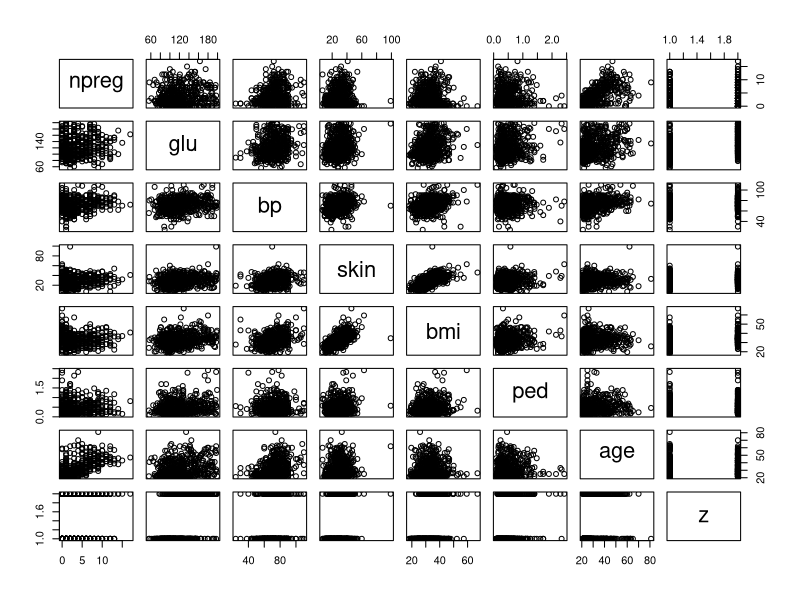

Write the R code that produced this figure. (Note: this script raises an error after producing the figure.)
setwd("D:/School/UTC/A16-P17/P17/SY09/TD/TP1")
#setwd("/media/leminhtr/Data/School/UTC/A16-P17/P17/SY09/TD/TP1")

pima <- read.csv("Pima.csv", header=T)
pima$z <- factor(pima$z)

head(pima)
head(pima$z)

plot(pima)

plot(pima_quant)

pima_quant <- pima[,1:ncol(pima)-1]

### Plot
plot(pima_quant, col=rainbow(7))
plot(pima_quant, col=c("green","red")[pima$z])

par(mfrow=c(2,5))

##### Boxplot
boxplot(npreg~z,data=pima,xlab="categorie",ylab="npreg")
boxplot(glu~z,data=pima,xlab="categorie",ylab="blu")
boxplot(bp~z,data=pima,xlab="categorie",ylab="bp")
boxplot(skin~z,data=pima,xlab="categorie",ylab="skin")
boxplot(bmi~z,data=pima,xlab="categorie",ylab="bmi")
boxplot(ped~z,data=pima,xlab="categorie",ylab="ped")
boxplot(age~z,data=pima,xlab="categorie",ylab="age")


### Correlation matrix
cor_matrix <- matrix(ncol=ncol(pima_quant), nrow=ncol(pima_quant))
colnames(cor_matrix)<-colnames(pima_quant)
rownames(cor_matrix)<-colnames(pima_quant)
for (i in 1:nrow(cor_matrix)){
	for(j in 1:ncol(cor_matrix)){
		t_tmp<-cor.test(pima_quant[,colnames(pima_quant[i])],pima_quant[,colnames(pima_quant[j])])
		cor_matrix[i,j]<-t_tmp$estimate;
	}
}

cor_matrix

#export matrix LaTeX
library(gdata)
t_matrix_low <- cor_matrix
upperTriangle(t_matrix_low) <- 0
colnames(t_matrix_low)<-colnames(cor_matrix)
rownames(t_matrix_low)<-colnames(cor_matrix)
write.table(t_matrix_low, "q3_cor_mat_.txt", quote=FALSE, eol="\\\\\n", sep=" & ")


cor_matrix_bool<- matrix(ncol=ncol(pima_quant), nrow=ncol(pima_quant))
colnames(cor_matrix_bool)<-colnames(pima_quant)
rownames(cor_matrix_bool)<-colnames(pima_quant)
for (i in 1:nrow(cor_matrix_bool))
{
	for(j in 1:ncol(cor_matrix_bool)){
		if(cor_matrix[i,j]<0.90)
			cor_matrix_bool[j,i] <- 0
		else
			cor_matrix_bool[j,i] <- 1
	}
}


####### Student test
t_matrix<-matrix(rep(0,7),nrow=7)
rownames(t_matrix)<-c("npreg","glu","bp","skin","bmi","ped","age")
colnames(t_matrix)<-c("P valeurr du student test")
z_factor<-factor(c(1,2))

t_matrix[1,1]<-t.test(pima$npreg[pima$z==z_factor[1]],pima$npreg[pima$z==z_factor[2]])$p.value
t_matrix[2,1]<-t.test(pima$glu[pima$z==z_factor[1]],pima$glu[pima$z==z_factor[2]])$p.value
t_matrix[3,1]<-t.test(pima$bp[pima$z==z_factor[1]],pima$bp[pima$z==z_factor[2]])$p.value
t_matrix[4,1]<-t.test(pima$skin[pima$z==z_factor[1]],pima$skin[pima$z==z_factor[2]])$p.value
t_matrix[5,1]<-t.test(pima$bmi[pima$z==z_factor[1]],pima$bmi[pima$z==z_factor[2]])$p.value
t_matrix[6,1]<-t.test(pima$ped[pima$z==z_factor[1]],pima$ped[pima$z==z_factor[2]])$p.value
t_matrix[7,1]<-t.test(pima$age[pima$z==z_factor[1]],pima$age[pima$z==z_factor[2]])$p.value


t_matrix_logic<-matrix(rep(0,7),nrow=7)
rownames(t_matrix_logic)<-c("npreg","glu","bp","skin","bmi","ped","age")
colnames(t_matrix_logic)<-c("Dependence")
for(i in 1:7){
	if( t_matrix[i,1]<0.05)
		t_matrix_logic[i,1]="Dependent"
		
	else
		t_matrix_logic[i,1]="Independent"
}
